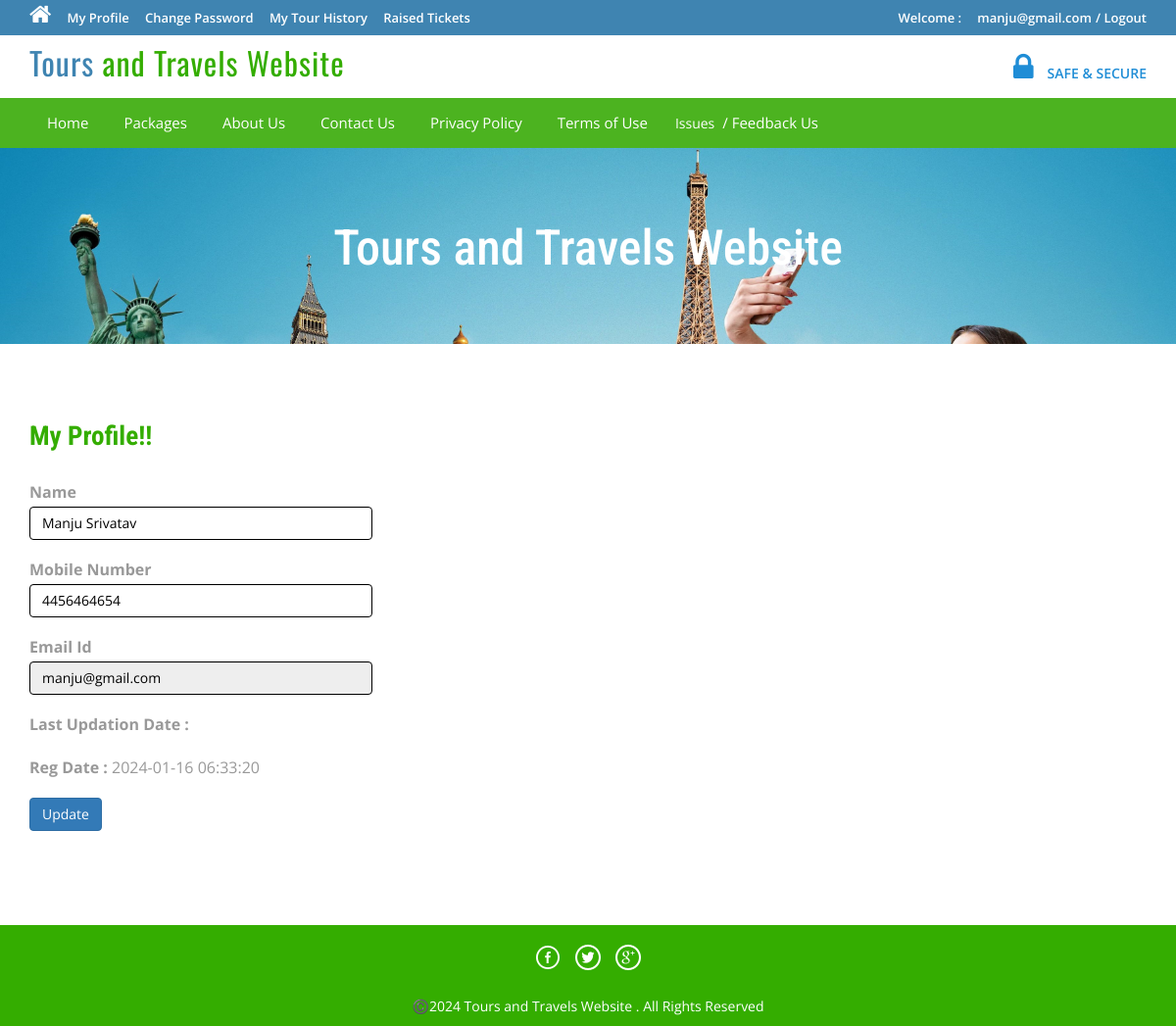
Page /profile.php (signed in) on the committed database.
### tables this page shows
CREATE TABLE `tblusers` (
  `id` int(11) NOT NULL,
  `FullName` varchar(100) DEFAULT NULL,
  `MobileNumber` char(10) DEFAULT NULL,
  `EmailId` varchar(70) DEFAULT NULL,
  `Password` varchar(100) DEFAULT NULL,
  `RegDate` timestamp NULL DEFAULT current_timestamp(),
  `UpdationDate` timestamp NULL DEFAULT NULL ON UPDATE current_timestamp()
);

### profile.php (the view, shortened to what this page needs)
<?php
include('includes/config.php');
if(strlen($_SESSION['login'])==0)
	{
header('location:index.php');
}
else{
?>
<!DOCTYPE HTML>
<html>
<head>
<link href="css/bootstrap.css" rel='stylesheet' type='text/css' />
<link href="css/style.css" rel='stylesheet' type='text/css' />
<link href="css/font-awesome.css" rel="stylesheet">
<link href="css/animate.css" rel="stylesheet" type="text/css" media="all">
</head>
<body>
<div class="top-header">
<?php include('includes/header.php');?>
<div class="banner-1 ">
	<div class="container">
		<h1 class="wow zoomIn animated animated" data-wow-delay=".5s" style="visibility: visible; animation-delay: 0.5s; animation-name: zoomIn;">Tours and Travels Website</h1>
	</div>
</div>
<div class="privacy">
	<div class="container">
		<h3 class="wow fadeInDown animated animated" data-wow-delay=".5s" style="visibility: visible; animation-delay: 0.5s; animation-name: fadeInDown;">My Profile!!</h3>
		<form name="chngpwd" method="post">
<?php
$useremail=$_SESSION['login'];
$sql = "SELECT * from tblusers where EmailId=:useremail";
$query = $dbh -> prepare($sql);
$query -> bindParam(':useremail',$useremail, PDO::PARAM_STR);
$query->execute();
$results=$query->fetchAll(PDO::FETCH_OBJ);
if($query->rowCount() > 0)
{
foreach($results as $result)
{	?>
	<p style="width: 350px;">
			<b>Name</b>  <input type="text" name="name" value="<?php echo htmlentities($result->FullName);?>" class="form-control" id="name" required="">
	</p>
<p style="width: 350px;">
<b>Mobile Number</b>
<input type="text" class="form-control" name="mobileno" maxlength="10" value="<?php echo htmlentities($result->MobileNumber);?>" id="mobileno"  required="">
</p>
<p style="width: 350px;">
<b>Email Id</b>
	<input type="email" class="form-control" name="email" value="<?php echo htmlentities($result->EmailId);?>" id="email" readonly>
			</p>
<p style="width: 350px;">
<b>Last Updation Date : </b>
</p>
<p style="width: 350px;">
<b>Reg Date :</b>
<?php echo htmlentities($result->RegDate);?>
			</p>
<?php }} ?>
			<p style="width: 350px;">
<button type="submit" name="submit6" class="btn-primary btn">Update</button>
			</p>
			</form>
	</div>
</div>
<?php include('includes/footer.php');?>
</body>
</html>
<?php } ?>

### css/style.css (style rules this page uses)
html, body { font-size: 100%; background: #fff; font-family: 'Open Sans', sans-serif; }
h1,h2,h3,h4,h5,h6 { margin:0; font-family: 'Roboto Condensed', sans-serif; }
p { margin:0; }
.top-header { background-color: #3F84B1; border-bottom: 0 none; height: 36px; line-height: 35px; }
.banner-1 { background: url(../images/3.jpg)no-repeat; background-size: cover; -webkit-background-size: cover; -o-background-size: cover; -ms-background-size: cover; -moz-background-size: cover; min-height:200px; }
.banner-1 h1 { font-size: 50px; margin-bottom: 40px; padding: 1.5em 0 0; text-align: center; color: #ffffff; }
.privacy h3 { color: #34AD00; font-size: 1.7em; font-weight: 700; margin-bottom: 1em; }
.privacy { padding: 5em 0; }
.privacy p { font-size: 1em; line-height: 1.8em; color: #999; margin: 1em 0; }

### rows in the picture
tblusers: name "Manju Srivatav", mobileno "4456464654", email "manju@gmail.com", RegDate "2024-01-16 06:33:20"

### other values in the picture
$_SESSION['login'] "manju@gmail.com"
